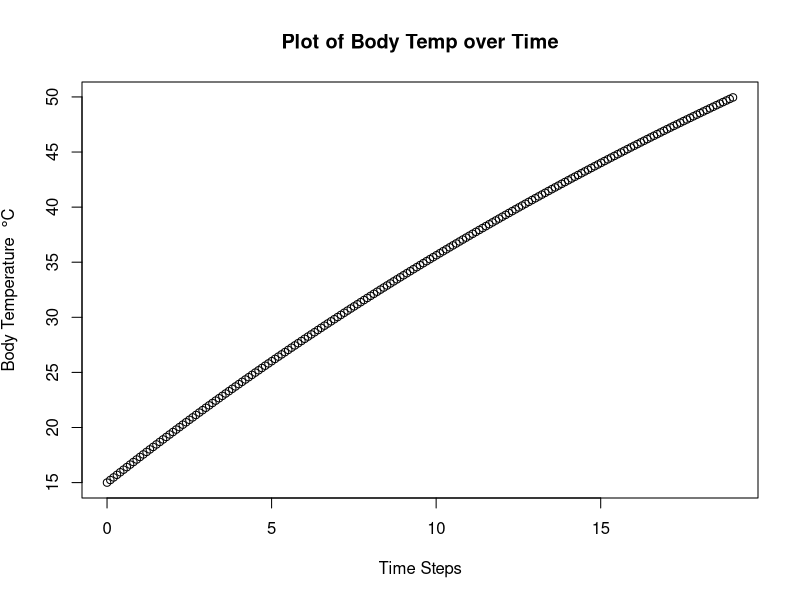

Generate this figure with R:
# Gavin Medley, Daniel Helfrich
# Time Dependent Solution for Thermoregulation
# Key pages of book: 469-471
#===TO DO=======

# Add in a function for M-lE_b as a function of T_b
# Investigate why the it overshoots the 
# theoretical asymptote so much (probably just the values we are using)

cat("\014") # Sends ctrl + L to Rstudio to clear the console
graphics.off() # Closes all plot windows


#=====Define constants and put into vector======
K_s <- 205 # conductance of skin
K_f <- 10000000000000000000 # conductance of pelage (fat)
K_sf <- K_s*K_f/(K_s+K_f) # combined conductance term (see p 471 for details)

G <- 0 # conductance with ground
C <- 9947 # heat capacity of body
H <- 8.38 # convection coefficient
T_rbar <- 45 # mean radiative surface temp
T_g <- 20 # ground temperature

R <- 7.29 # Eq p. 466 4*eps*sig*(T_rbar + 273)^3 linearized radiation term
K_0 <- ((K_sf + G)*(H + R) + G*K_sf)/(K_sf + H + R) # Eq (13.24) clumped insulation term
tau <- C/K_0

M <- 10.5 # basal metabolic rate
lE_b <- 6.28 # respirative energy loss
lE_r <- 0 # evap from pelage surface
lE_s <- 0 # evap from skin surface (lE_r and lE_s are equivalent with no pelage p. 471)

eps <- .6 # emissivity of the radiative surface
sig <- 5.670e-8 # Stefan-Boltzmann constant (W m^-2 K^-4)
Q_a <- 0
Q_n <- Q_a - 3*eps*sig*(T_rbar + 273)^4 - 273*R # Eq p 466

# to keep things straight, here's an addressed vector of coefficients
#        1   2    3    4  5    6      7   8   9  10   11    12    13   14  15  16
cc <- c(K_s,K_f, K_sf, G, H, T_rbar, T_g, R, Q_n, M, lE_b, lE_r, lE_s, C, K_0, tau)


#=======ODE===========
# Eq (13.21) or (13.48)
ddt <- function(cc,T_b,T_a){
  T_delta <- fM_star(cc,T_b)/cc[15] #M_star/K_0
  
  dTbdt <- (fT_e(cc,T_a)+T_delta-T_b)/cc[16] #(T_e+T_delta+T_b)/tau

  return(dTbdt)
}


#======Calculate T_e=======
# Eq (13.25)
fT_e <- function(cc,T_a){
  # K_sf*(H*T_a + R*T_rbar + Q_n + T_g) + G*T_g*(H+R)
  numerator <- cc[3]*(cc[5]*T_a + cc[8]*cc[6] + cc[9] + cc[7]) + cc[4]*cc[7]*(cc[5]+cc[8])
  # (K_sf + G)*(H + R) + G*K_sf
  denominator <- (cc[3] + cc[4])*(cc[5] + cc[8]) + cc[4]*cc[3]
  T_e <- numerator/denominator
  return(T_e)
}

#=======Calculate M_star=====
# Eq (13.28)
fM_star <- function(cc,T_b){
  # (1 + ((H + R)/K_f)) / (1 + ((H + R)/K_sf))
  bracket1 <- (1 + ((cc[5] + cc[8])/cc[2]))/(1 + ((cc[5] + cc[8])/cc[3]))
  # 1/(1 + ((H + R)/K_sf))
  bracket2 <- 1/(1 + ((cc[5] + cc[8])/cc[3]))
  # (M - lE_b) - lE_s*bracket1 - lE_r*bracket2
  M_star <- fnet_M(cc,T_b) - cc[13]*bracket1 - cc[12]*bracket2
  # NOTE: (M-lE_b) is a function of T_b!!! See fnet_M()
  return(M_star)
}

#=======Calculate (M-lE_b)=========
fnet_M <- function(cc,T_b){
  P <- .973931 # slope of relationship between net_M and T_b
  T_p <- 25 # temp for basal metabolic rate M = cc[10]
  # (M-lE_b) = (M-lE_b)_p + P*(T_b - T_p)
  net_M <- (cc[10]-cc[11]) + P*(T_b-T_p)
  return(net_M)
}

#=======Integration=======
# Runge Kutta 4 Method
# Take values for air temp and initial body temp
integrate <- function (cc, T_b0, T_a) {
  h <- 3
  maxt <- 1000
  T_btrack <- rep(NA,maxt)
  T_btrack[1] <- T_b0
  
  time_track <- seq(0,100,length=1000)
  for (i in seq(1,length(time_track)-1,by=1)){
    
    # First we define the terms in the RK4 method k1, k2, k3, k4
    k1 <- ddt(cc,T_btrack[i],T_a)
    k2 <- ddt(cc,T_btrack[i]+h*k1/2,T_a)
    k3 <- ddt(cc,T_btrack[i]+h*k2/2,T_a)
    k4 <- ddt(cc,T_btrack[i]+h*k3,T_a)
    
    # The iterate for RK4 (see wikipedia, or ANY numerical analysis book)
    T_btrack[i+1] <- T_btrack[i]+(1/6)*h*(k1+k2+k3+k4)
    if ((T_btrack[i+1]>50) | (T_btrack[i+1]<(-10))){
      print("broke")
      break}
  }
  
  # Our output from the function is two vectors in a list. One of relevant time series and
  # one of relevant temperatures
  series <- list()
  series[[1]] <- time_track[1:i]
  series[[2]] <- T_btrack[1:i]
  print(series,digits=3)
  return(series)
}


series_data <- integrate(cc,15,500)

times <- series_data[[1]]
temps <- series_data[[2]]

windows()
plot(times,temps,main='Plot of Body Temp over Time',xlab='Time Steps',
         ylab=expression('Body Temperature '*' '*degree*'C'))

